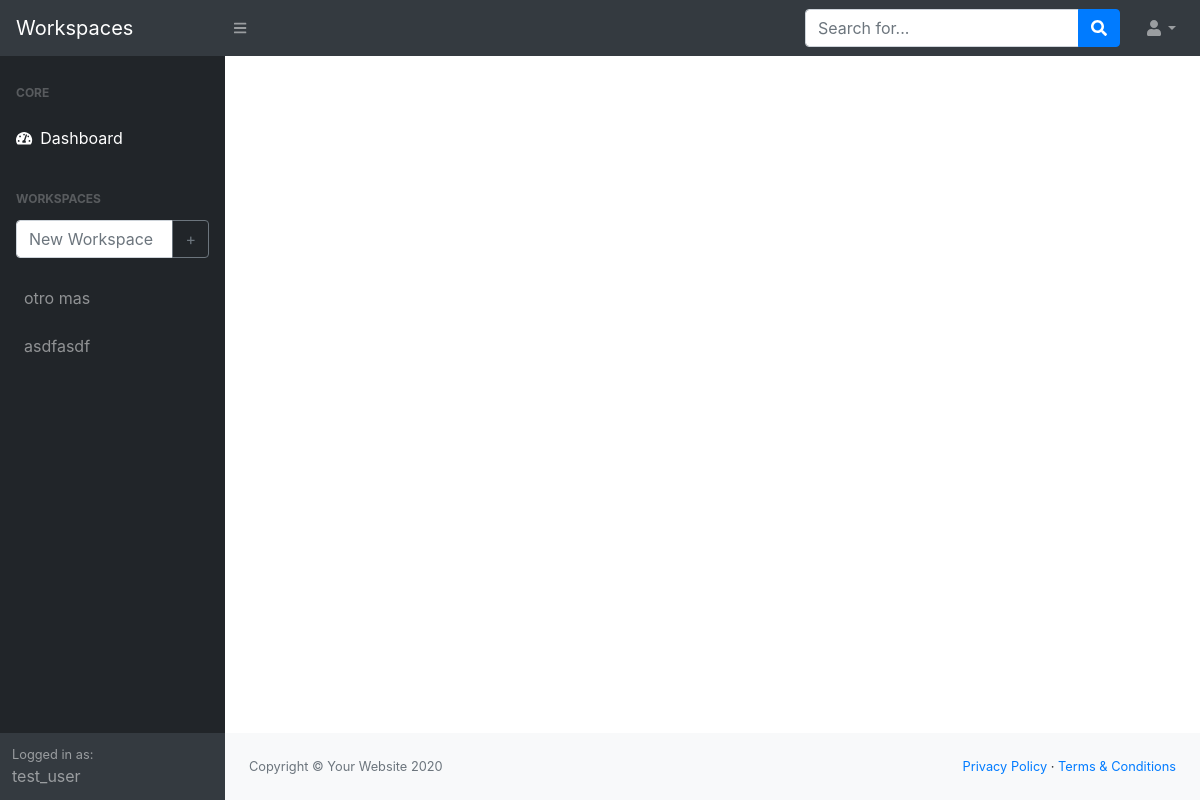
/ (signed in), run on an earlier commit of the app's database.
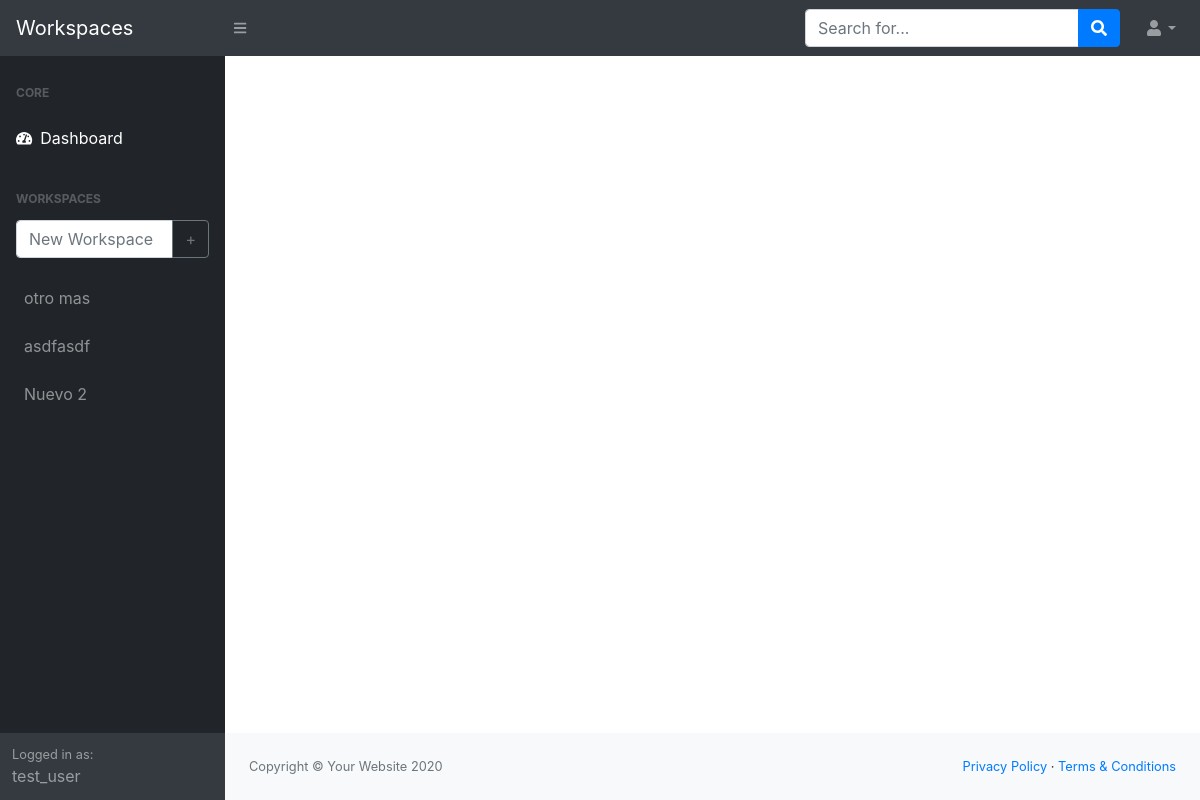
And on a later commit of the database.
### workspaces/models/workspace.py (models this page shows, shortened)
class Workspace(db.Model):
    id = db.Column(db.Integer, primary_key=True)
    name = db.Column(db.String(64), index=True)
    user_id = db.Column(db.Integer, db.ForeignKey('user.id'))
    links = db.relationship('Link', cascade='all, delete-orphan', lazy='dynamic')

### workspaces/models/user.py (models this page shows, shortened)
class User(UserMixin,db.Model):
    id = db.Column(db.Integer, primary_key=True)
    username = db.Column(db.String(64), index=True, unique=True)
    email = db.Column(db.String(120), index=True, unique=True)
    password_hash = db.Column(db.String(128))
    workspaces = db.relationship('Workspace', cascade='all, delete-orphan', lazy='dynamic')

### workspaces/routes.py (the view, shortened to what this page needs)
@app.route('/', methods=['GET', 'POST'])
@login_required
def index():
    workspaces = workspace.get_all_workspaces(current_user)
    links_urls = [workspace.links for workspace in workspaces]
    ws_form = NewWorkspaceForm()
    link_form = NewLinkForm()
    del_ws_form = DeleteWorkspaceForm()
    workspace_names = [workspace.name for workspace in workspaces]
    return render_template('index.html', title='Index', workspaces=workspaces, ws_form=ws_form, link_form=link_form, del_ws_form=del_ws_form)

### workspaces/forms/workspace.py
class NewWorkspaceForm(FlaskForm):
    ws_name = StringField('New Workspace', validators=[DataRequired()], render_kw={"placeholder": "New Workspace"})
    submit = SubmitField('+')

### workspaces/forms/link.py
class NewLinkForm(FlaskForm):
    name = StringField('Name', validators=[DataRequired()])
    url = StringField('Url', validators=[DataRequired()])
    submit = SubmitField('Add Link')

### workspaces/models/user.py (called while the page is built)
@login.user_loader
def load_user(id):
    return User.query.get(int(id))

### workspaces/models/workspace.py (called while the page is built)
def get_all_workspaces(user=None):
    try:
        return Workspace.query.filter_by(user_id=user.id).all()
    except:
        return None

### workspaces/templates/index.html (shortened to what this page needs)
{% extends "base.html" %}
{% block content %}
<div id="layoutSidenav">
    <div id="layoutSidenav_nav">
        <nav class="sb-sidenav accordion sb-sidenav-dark" id="sidenavAccordion">
            <div class="sb-sidenav-menu">
                <div class="nav">
                    <div class="sb-sidenav-menu-heading">Core</div>
                    <a class="nav-link" href="{{ url_for('index') }}">
                        <div class="sb-nav-link-icon"><i class="fas fa-tachometer-alt"></i></div>
                        Dashboard
                    </a>
                    <div class="sb-sidenav-menu-heading">Workspaces</div>
                    <form action="" class="mx-3 text-center" method="post" novalidate>
                        <div class="input-group mb-3">
                            {{ ws_form.ws_name(class="form-control") }}
                            <div class="input-group-append">
                                {{ ws_form.submit(class="btn btn-outline-secondary") }}
                            </div>
                        </div>
                    </form>
                    {% for workspace in workspaces %}
                    <a class="nav-link" href="{{ url_for('workspace_detail', workspace_name=workspace.name) }}">
                        {{ workspace.name }}
                    </a>
                    {% endfor %}
                </div>
            </div>
            <div class="sb-sidenav-footer">
                <div class="small">Logged in as:</div>
                {{ current_user.username }}
            </div>
        </nav>
    </div>
    <div id="layoutSidenav_content">
        <footer class="py-4 bg-light mt-auto">
            <div class="container-fluid">
                <div class="d-flex align-items-center justify-content-between small">
                    <div class="text-muted">Copyright &copy; Your Website 2020</div>
                    <div>
                        <a href="#">Privacy Policy</a>
                        &middot;
                        <a href="#">Terms &amp; Conditions</a>
                    </div>
                </div>
            </div>
        </footer>
    </div>
</div>
{% endblock %}

### workspaces/templates/base.html (shortened to what this page needs)
<!DOCTYPE html>
<html lang="en">
    <head>
        <link href="{{ url_for('static', filename='css/styles.css') }}" rel="stylesheet" />
        <link href="https://cdn.datatables.net/1.10.20/css/dataTables.bootstrap4.min.css" rel="stylesheet" />
    </head>
    <body class="sb-nav-fixed">
        <nav class="sb-topnav navbar navbar-expand navbar-dark bg-dark">
            <a class="navbar-brand" href="#">Workspaces</a>
            {% if current_user.is_anonymous == False %}
            <button class="btn btn-link btn-sm order-1 order-lg-0" id="sidebarToggle" href="#"><i class="fas fa-bars"></i></button>
            {% endif %}
            <form class="d-none d-md-inline-block form-inline ml-auto mr-0 mr-md-3 my-2 my-md-0">
                <div class="input-group">
                    <input class="form-control" type="text" placeholder="Search for..." aria-label="Search" aria-describedby="basic-addon2" />
                    <div class="input-group-append">
                        <button class="btn btn-primary" type="button"><i class="fas fa-search"></i></button>
                    </div>
                </div>
            </form>
            <ul class="navbar-nav ml-auto ml-md-0">
                <li class="nav-item dropdown">
                    <a class="nav-link dropdown-toggle" id="userDropdown" href="#" role="button" data-toggle="dropdown" aria-haspopup="true" aria-expanded="false"><i class="fas fa-user fa-fw"></i></a>
                </li>
            </ul>
        </nav>
        {% block content %}{% endblock %}
    </body>
</html>

What changed in the data, as far as the page shows it:
added Workspace: name "Nuevo 2"
